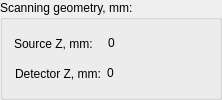
                    <widget class="QGroupBox" name="groupBox_13">
                     <property name="sizePolicy">
                      <sizepolicy hsizetype="Preferred" vsizetype="Fixed">
                       <horstretch>0</horstretch>
                       <verstretch>0</verstretch>
                      </sizepolicy>
                     </property>
                     <property name="minimumSize">
                      <size>
                       <width>0</width>
                       <height>65</height>
                      </size>
                     </property>
                     <property name="maximumSize">
                      <size>
                       <width>180</width>
                       <height>16777215</height>
                      </size>
                     </property>
                     <property name="title">
                      <string>Scanning geometry, mm:</string>
                     </property>
                     <layout class="QVBoxLayout" name="verticalLayout_11">
                      <property name="spacing">
                       <number>5</number>
                      </property>
                      <item>
                       <layout class="QHBoxLayout" name="horizontalLayout_91">
                        <item>
                         <widget class="QLabel" name="label_42">
                          <property name="sizePolicy">
                           <sizepolicy hsizetype="Fixed" vsizetype="Preferred">
                            <horstretch>0</horstretch>
                            <verstretch>0</verstretch>
                           </sizepolicy>
                          </property>
                          <property name="font">
                           <font>
                            <weight>50</weight>
                            <bold>false</bold>
                           </font>
                          </property>
                          <property name="text">
                           <string>Source Z, mm:   </string>
                          </property>
                         </widget>
                        </item>
                        <item>
                         <widget class="QLabel" name="sourceZ">
                          <property name="sizePolicy">
                           <sizepolicy hsizetype="Fixed" vsizetype="Preferred">
                            <horstretch>0</horstretch>
                            <verstretch>0</verstretch>
                           </sizepolicy>
                          </property>
                          <property name="minimumSize">
                           <size>
                            <width>100</width>
                            <height>0</height>
                           </size>
                          </property>
                          <property name="maximumSize">
                           <size>
                            <width>100</width>
                            <height>16777215</height>
                           </size>
                          </property>
                          <property name="font">
                           <font>
                            <weight>50</weight>
                            <bold>false</bold>
                           </font>
                          </property>
                          <property name="text">
                           <string>0</string>
                          </property>
                          <property name="textInteractionFlags">
                           <set>Qt::LinksAccessibleByMouse|Qt::TextSelectableByKeyboard|Qt::TextSelectableByMouse</set>
                          </property>
                         </widget>
                        </item>
                       </layout>
                      </item>
                      <item>
                       <layout class="QHBoxLayout" name="horizontalLayout_89">
                        <item>
                         <widget class="QLabel" name="label_43">
                          <property name="sizePolicy">
                           <sizepolicy hsizetype="Fixed" vsizetype="Preferred">
                            <horstretch>0</horstretch>
                            <verstretch>0</verstretch>
                           </sizepolicy>
                          </property>
                          <property name="font">
                           <font>
                            <weight>50</weight>
                            <bold>false</bold>
                           </font>
                          </property>
                          <property name="text">
                           <string>Detector Z, mm:</string>
                          </property>
                         </widget>
                        </item>
                        <item>
                         <widget class="QLabel" name="detectorZ">
                          <property name="sizePolicy">
                           <sizepolicy hsizetype="Fixed" vsizetype="Preferred">
                            <horstretch>0</horstretch>
                            <verstretch>0</verstretch>
                           </sizepolicy>
                          </property>
                          <property name="minimumSize">
                           <size>
                            <width>100</width>
                            <height>0</height>
                           </size>
                          </property>
                          <property name="maximumSize">
                           <size>
                            <width>100</width>
                            <height>16777215</height>
                           </size>
                          </property>
                          <property name="font">
                           <font>
                            <weight>50</weight>
                            <bold>false</bold>
                           </font>
                          </property>
                          <property name="text">
                           <string>0</string>
                          </property>
                          <property name="textInteractionFlags">
                           <set>Qt::LinksAccessibleByMouse|Qt::TextSelectableByKeyboard|Qt::TextSelectableByMouse</set>
                          </property>
                         </widget>
                        </item>
                       </layout>
                      </item>
                     </layout>
                    </widget>
